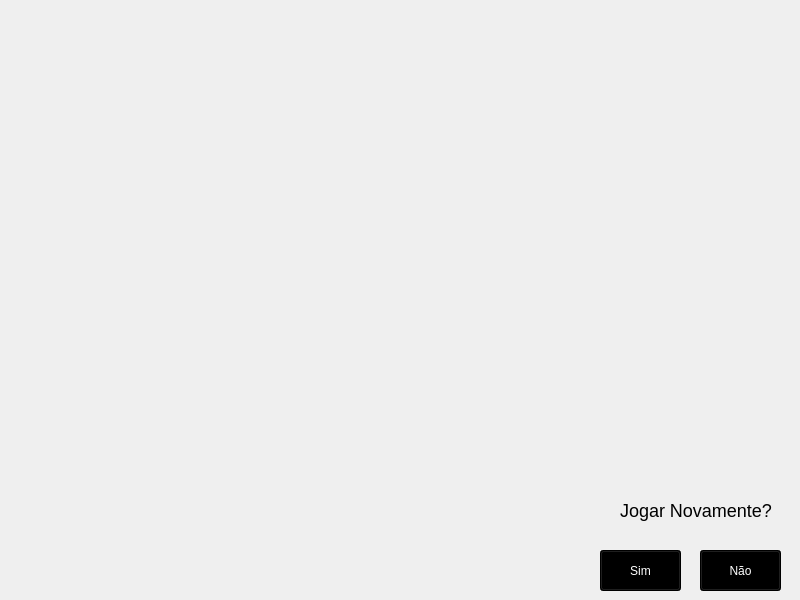
<?xml version="1.0" encoding="UTF-8"?>
<ui version="4.0">
 <class>MainWindow</class>
 <widget class="QMainWindow" name="MainWindow">
  <property name="geometry">
   <rect>
    <x>0</x>
    <y>0</y>
    <width>800</width>
    <height>600</height>
   </rect>
  </property>
  <property name="windowTitle">
   <string>MainWindow</string>
  </property>
  <widget class="QWidget" name="centralwidget">
   <widget class="QLabel" name="label">
    <property name="geometry">
     <rect>
      <x>0</x>
      <y>0</y>
      <width>800</width>
      <height>600</height>
     </rect>
    </property>
    <property name="minimumSize">
     <size>
      <width>800</width>
      <height>600</height>
     </size>
    </property>
    <property name="maximumSize">
     <size>
      <width>800</width>
      <height>600</height>
     </size>
    </property>
    <property name="text">
     <string/>
    </property>
    <property name="pixmap">
     <pixmap>../imagens/Frame 17.png</pixmap>
    </property>
   </widget>
   <widget class="QPushButton" name="sim">
    <property name="geometry">
     <rect>
      <x>600</x>
      <y>550</y>
      <width>81</width>
      <height>41</height>
     </rect>
    </property>
    <property name="styleSheet">
     <string notr="true">background-color: black;
color: white;</string>
    </property>
    <property name="text">
     <string>Sim</string>
    </property>
   </widget>
   <widget class="QPushButton" name="nao">
    <property name="geometry">
     <rect>
      <x>700</x>
      <y>550</y>
      <width>81</width>
      <height>41</height>
     </rect>
    </property>
    <property name="styleSheet">
     <string notr="true">background-color: black;
color: white;</string>
    </property>
    <property name="text">
     <string>Não</string>
    </property>
   </widget>
   <widget class="QLabel" name="label_2">
    <property name="geometry">
     <rect>
      <x>620</x>
      <y>490</y>
      <width>181</width>
      <height>41</height>
     </rect>
    </property>
    <property name="styleSheet">
     <string notr="true">font-size: 18px;
color: rgb(0, 0, 0)</string>
    </property>
    <property name="text">
     <string>Jogar Novamente?</string>
    </property>
   </widget>
  </widget>
 </widget>
 <resources/>
 <connections/>
</ui>
